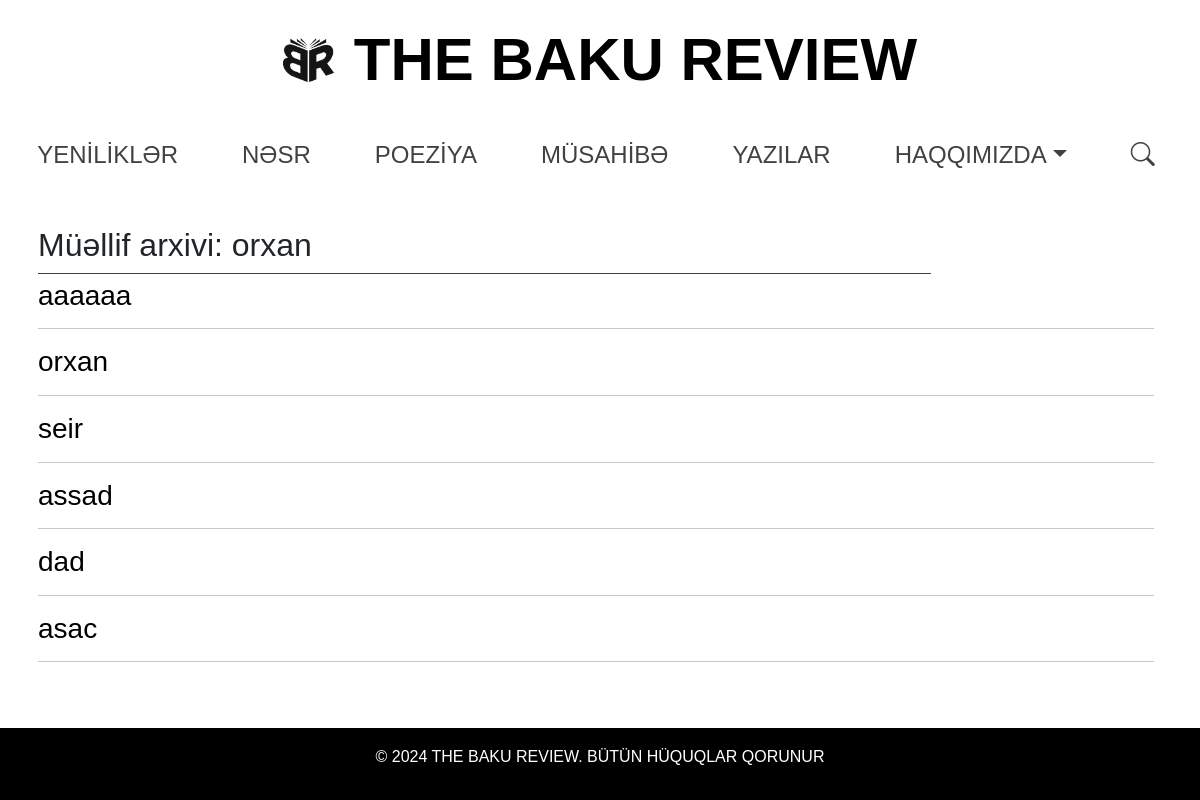
Page /author/2/ on the earlier database version.
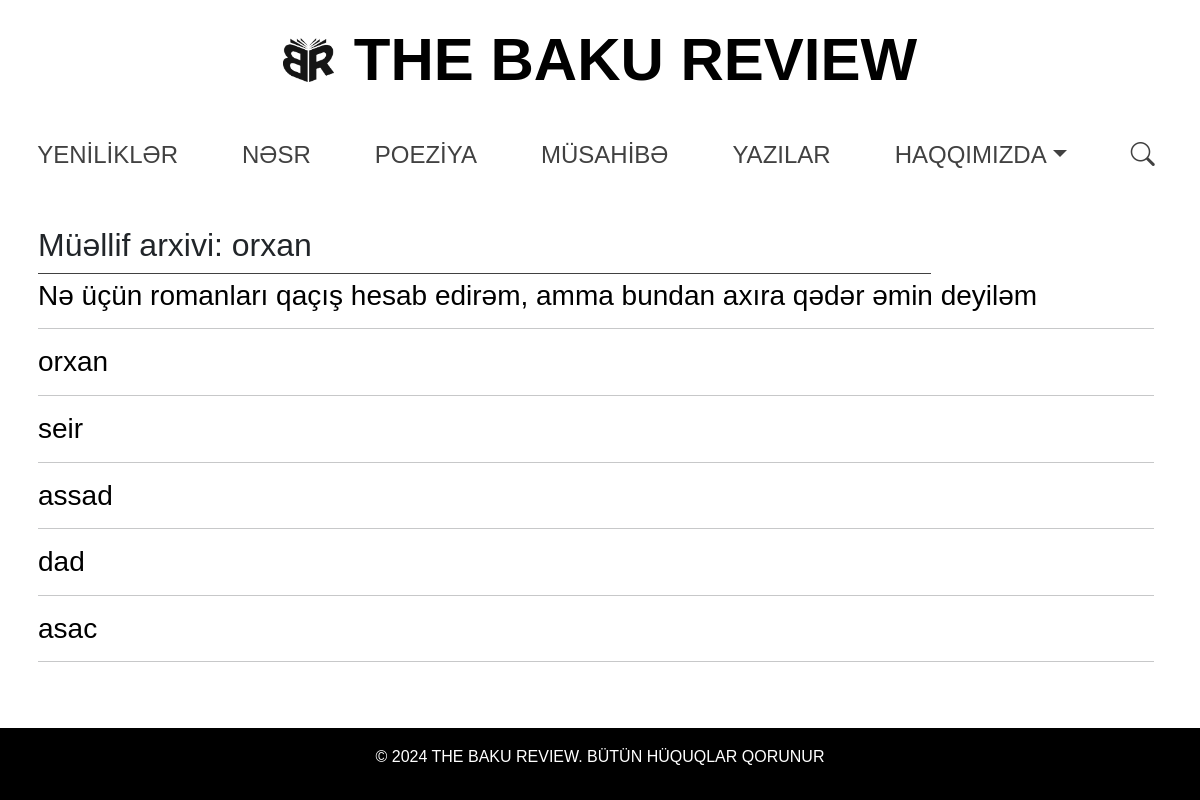
Same page on the later database version.
### core/models.py (models this page shows, shortened)
class Author(models.Model):
    name = models.CharField(max_length=100)
    class Meta:
        verbose_name = "Müəllif"
        verbose_name_plural = "Müəlliflər"

class BaseModel(models.Model):
    title = models.CharField(max_length=200, db_index=True)
    slug = models.SlugField(max_length=200, unique=True, blank=True)
    content = CKEditor5Field("Text", config_name="extends")
    image = models.ImageField(upload_to=get_image_upload_path)
    thumbnail = models.ImageField(
        upload_to=get_image_upload_path, null=True, blank=True
    )
    authors = models.ManyToManyField(
        Author, related_name="%(class)s_authors", blank=True
    )
    is_active = models.BooleanField(default=True)
    created_at = models.DateTimeField(auto_now_add=True)
    class Meta:
        abstract = True

class Prose(BaseModel):
    class Meta:
        verbose_name = "Nəsr"
        verbose_name_plural = "Nəsr"
        ordering = ["-created_at"]

class Poetry(BaseModel):
    class Meta:
        verbose_name = "Poeziya"
        verbose_name_plural = "Poeziya"
        ordering = ["-created_at"]

class Writings(BaseModel):
    class Meta:
        verbose_name = "Yazılar"
        verbose_name_plural = "Yazılar"
        ordering = ["-created_at"]

class Interview(BaseModel):
    class Meta:
        verbose_name = "Müsahibə"
        verbose_name_plural = "Müsahibə"
        ordering = ["-created_at"]

class News(BaseModel):
    class Meta:
        verbose_name = "Yeniliklər"
        verbose_name_plural = "Yeniliklər"
        ordering = ["-created_at"]

### core/views.py (the view)
# urls.py: path("author/<str:author>/", views.author_detail, name="author_detail"),
def author_detail(request, author):
    author = get_object_or_404(Author, id=author)
    queries = Q(
        authors__in=[
            author,
        ],
        is_active=True,
    )
    all_writings = list(
        chain(
            Prose.objects.filter(queries)
            .values("slug", "title", "content")
            .annotate(model_name=Value("prose")),
            Poetry.objects.filter(queries)
            .values("slug", "title", "content")
            .annotate(model_name=Value("poetry")),
            Writings.objects.filter(queries)
            .values("slug", "title", "content")
            .annotate(model_name=Value("writings")),
            Interview.objects.filter(queries)
            .values("slug", "title", "content")
            .annotate(model_name=Value("interview")),
            News.objects.filter(queries)
            .values("slug", "title", "content")
            .annotate(model_name=Value("interview")),
        )
    )
    context = {
        "author": author,
        "all_writings": all_writings,
    }
    return render(request, "author_detail.html", context)

### templates/author_detail.html (shortened to what this page needs)
{% extends 'base.html' %}
{% block content %}
    <h2>Müəllif arxivi: {{ author.name }}</h2>
    <div class="divider"></div>
    <ul class="list-unstyled">
        {% for writing in all_writings %}
            <li>
                <h3>
                    <a href="{% url writing.model_name|add:'_detail' writing.slug %}">
                        {{ writing.title }}
                    </a>
                </h3>
                <hr>
            </li>
        {% empty %}
            <p>Yazarın yazıları tapılmadı.</p>
        {% endfor %}
    </ul>
{% endblock %}

### templates/base.html (shortened to what this page needs)
{% load static %}
<!DOCTYPE html>
<html lang="en">
<head>
    <link href="https://cdn.jsdelivr.net/npm/bootstrap@5.3.0/dist/css/bootstrap.min.css" rel="stylesheet">
    <link rel="stylesheet" href="{% static 'css/styles.css' %}">
    <link rel="stylesheet" href="https://cdn.jsdelivr.net/npm/bootstrap-icons@1.10.5/font/bootstrap-icons.css">
</head>
<body>
    <header class="bg-white text-white text-center py-4" style="margin-bottom: 20px;">
        <h1 class="site-title">
            <a href="/" class="d-flex align-items-center" style="text-decoration: none; color: inherit;">
                <img src="{% static 'images/logo.png' %}" alt="Logo" class="logo" />
                <span>THE BAKU REVIEW</span>
            </a>
        </h1>
        <nav class="d-none d-md-block d-lg-block">
            <ul class="nav justify-content-center">
                <li class="nav-item"><a class="nav-link" href="{% url 'news_list' %}">YENİLİKLƏR</a></li>
                <li class="nav-item"><a class="nav-link" href="{% url 'prose_list' %}">NƏSR</a></li>
                <li class="nav-item"><a class="nav-link" href="{% url 'poetry_list' %}">POEZİYA</a></li>
                <li class="nav-item"><a class="nav-link" href="{% url 'interview_list' %}">MÜSAHİBƏ</a></li>
                <li class="nav-item"><a class="nav-link" href="{% url 'writings_list' %}">YAZILAR</a></li>
                <li class="nav-item dropdown">
                    <a class="nav-link dropdown-toggle" href="#" id="aboutDropdown" role="button" data-bs-toggle="dropdown" aria-expanded="false">HAQQIMIZDA</a>
                </li>
                <li class="nav-item d-flex align-items-center">
                    <a href="#" id="searchToggle" class="nav-link me-2">
                        <i class="bi bi-search"></i>
                    </a>
                </li>
            </ul>
        </nav>
    </header>
    <main class="container mt-5">
        {% block content %}
        {% endblock %}
    </main>
    <footer class="bg-dark text-white text-center py-3">
        <p>© 2024 THE BAKU REVIEW. BÜTÜN HÜQUQLAR QORUNUR</p>
    </footer>
</body>
</html>

### static/css/styles.css (style rules this page uses)
* { margin: 0; padding: 0; box-sizing: border-box; }
.logo { max-height: 3.7vw; margin-right: 20px; }
body { font-family: Arial, sans-serif; line-height: 1.6; display: flex; flex-direction: column; min-height: 100vh; margin: 0; }
header { background: #333; color: #ffffff; text-align: center; }
header h1 { margin-bottom: 2rem; font-size: 6rem; display: inline-block; width: auto; text-align: center; color: #000; font-weight: 580; white-space: nowrap; }
.container { width: 100%; padding-left: 0.5rem; padding-right: 1rem; }
nav ul { list-style: none; display: flex; justify-content: center; flex-wrap: wrap; }
nav ul li { margin: 0 1rem; }
nav ul li a { color: #ffffff; text-decoration: none; font-size: 1.5rem !important; }
.nav-link { color: rgb(65, 65, 65) !important; }
.mt-5 { margin-top: 0 !important; }
main { flex: 1; margin-bottom: 50px; }
.bg-dark { background-color: #000 !important; }
footer { background: #333; color: #fff; text-align: center; padding: 1rem 0; width: 100%; position: relative; bottom: 0; padding-top: 1rem !important; padding-bottom: 1rem !important; bottom: 0 !important; }
.site-title { font-size: 5vw; white-space: nowrap; }
.nav-link { transition: color 0.3s ease; }
.divider { width: 80%; margin-bottom: 5px; border-top: 1px solid rgb(65, 65, 65); }

### templates/base.html (style rules this page uses)
.nav-link { color: white; transition: color 0.3s; }

### templates/author_detail.html (style rules this page uses)
h3 a { color: black; text-decoration: none; }

Differences in the rows shown:
changed Prose: title "aaaaaa" → "Nə üçün romanları qaçış hesab edirəm, amma bundan axıra qədər əmin deyiləm"
